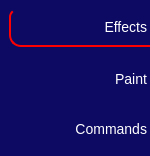
        <widget class="QFrame" name="menu_bar_frame">
         <property name="minimumSize">
          <size>
           <width>50</width>
           <height>0</height>
          </size>
         </property>
         <property name="maximumSize">
          <size>
           <width>150</width>
           <height>16777215</height>
          </size>
         </property>
         <property name="styleSheet">
          <string notr="true">background-color: #0C0A63;</string>
         </property>
         <property name="frameShape">
          <enum>QFrame::NoFrame</enum>
         </property>
         <property name="frameShadow">
          <enum>QFrame::Raised</enum>
         </property>
         <layout class="QVBoxLayout" name="verticalLayout_9">
          <property name="spacing">
           <number>0</number>
          </property>
          <property name="leftMargin">
           <number>0</number>
          </property>
          <property name="topMargin">
           <number>0</number>
          </property>
          <property name="rightMargin">
           <number>0</number>
          </property>
          <property name="bottomMargin">
           <number>0</number>
          </property>
          <item alignment="Qt::AlignTop">
           <widget class="QFrame" name="upper_menu_bar">
            <property name="styleSheet">
             <string notr="true">QPushButton
{
text-align: right;
border-top-left-radius: 8px;
border-bottom-left-radius: 12px;
background-color: #0C0A63;
color: #fff;
font-size: 14px;
/*margin: 7px 0;*/
/*padding: 10px 5px;*/
padding: 10px 12px 10px 40px;

background-repeat: no-repeat;
background-position: left;
}

QPushButton:hover
{
background-color: #0Cf;
}
</string>
            </property>
            <property name="frameShape">
             <enum>QFrame::NoFrame</enum>
            </property>
            <property name="frameShadow">
             <enum>QFrame::Raised</enum>
            </property>
            <layout class="QVBoxLayout" name="verticalLayout_4">
             <property name="spacing">
              <number>14</number>
             </property>
             <property name="rightMargin">
              <number>0</number>
             </property>
             <item>
              <widget class="QPushButton" name="effectsButton">
               <property name="sizePolicy">
                <sizepolicy hsizetype="Fixed" vsizetype="Fixed">
                 <horstretch>0</horstretch>
                 <verstretch>0</verstretch>
                </sizepolicy>
               </property>
               <property name="minimumSize">
                <size>
                 <width>150</width>
                 <height>0</height>
                </size>
               </property>
               <property name="cursor">
                <cursorShape>PointingHandCursor</cursorShape>
               </property>
               <property name="styleSheet">
                <string notr="true">background-image: url(:/white_icons/customized/cil-lightbulb.png);

border-bottom: 2px solid red;
border-left: 2px solid red;</string>
               </property>
               <property name="text">
                <string>Effects</string>
               </property>
               <property name="iconSize">
                <size>
                 <width>48</width>
                 <height>16</height>
                </size>
               </property>
              </widget>
             </item>
             <item>
              <widget class="QPushButton" name="paintButton">
               <property name="sizePolicy">
                <sizepolicy hsizetype="Fixed" vsizetype="Fixed">
                 <horstretch>0</horstretch>
                 <verstretch>0</verstretch>
                </sizepolicy>
               </property>
               <property name="minimumSize">
                <size>
                 <width>150</width>
                 <height>0</height>
                </size>
               </property>
               <property name="cursor">
                <cursorShape>PointingHandCursor</cursorShape>
               </property>
               <property name="styleSheet">
                <string notr="true">background-image: url(:/white_icons/customized/white_brush-icon.png);</string>
               </property>
               <property name="text">
                <string>Paint</string>
               </property>
              </widget>
             </item>
             <item>
              <widget class="QPushButton" name="commandsButton">
               <property name="sizePolicy">
                <sizepolicy hsizetype="Fixed" vsizetype="Fixed">
                 <horstretch>0</horstretch>
                 <verstretch>0</verstretch>
                </sizepolicy>
               </property>
               <property name="minimumSize">
                <size>
                 <width>150</width>
                 <height>0</height>
                </size>
               </property>
               <property name="cursor">
                <cursorShape>PointingHandCursor</cursorShape>
               </property>
               <property name="styleSheet">
                <string notr="true">background-image: url(:/white_icons/customized/cil-terminal.png);</string>
               </property>
               <property name="text">
                <string>Commands</string>
               </property>
               <property name="flat">
                <bool>false</bool>
               </property>
              </widget>
             </item>
            </layout>
           </widget>
          </item>
          <item>
           <widget class="QFrame" name="lower_menu_bar">
            <property name="styleSheet">
             <string notr="true"/>
            </property>
            <property name="frameShape">
             <enum>QFrame::NoFrame</enum>
            </property>
            <property name="frameShadow">
             <enum>QFrame::Raised</enum>
            </property>
           </widget>
          </item>
         </layout>
        </widget>
